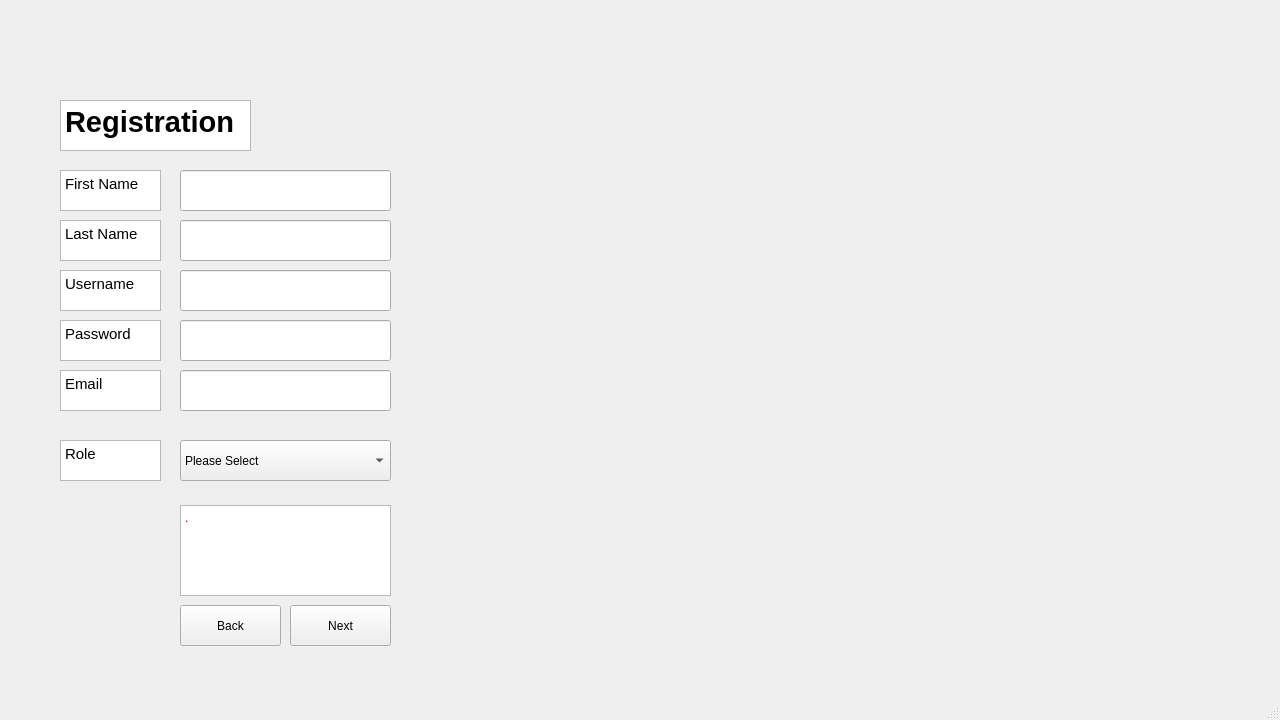
<?xml version="1.0" encoding="UTF-8"?>
<ui version="4.0">
 <class>registration_window</class>
 <widget class="QMainWindow" name="registration_window">
  <property name="geometry">
   <rect>
    <x>0</x>
    <y>0</y>
    <width>1280</width>
    <height>720</height>
   </rect>
  </property>
  <property name="minimumSize">
   <size>
    <width>1280</width>
    <height>720</height>
   </size>
  </property>
  <property name="maximumSize">
   <size>
    <width>1280</width>
    <height>720</height>
   </size>
  </property>
  <property name="windowTitle">
   <string>MainWindow</string>
  </property>
  <widget class="QWidget" name="centralwidget">
   <widget class="QTextBrowser" name="display_password">
    <property name="geometry">
     <rect>
      <x>60</x>
      <y>320</y>
      <width>101</width>
      <height>41</height>
     </rect>
    </property>
    <property name="html">
     <string>&lt;!DOCTYPE HTML PUBLIC &quot;-//W3C//DTD HTML 4.0//EN&quot; &quot;http://www.w3.org/TR/REC-html40/strict.dtd&quot;&gt;
&lt;html&gt;&lt;head&gt;&lt;meta name=&quot;qrichtext&quot; content=&quot;1&quot; /&gt;&lt;meta charset=&quot;utf-8&quot; /&gt;&lt;style type=&quot;text/css&quot;&gt;
p, li { white-space: pre-wrap; }
hr { height: 1px; border-width: 0; }
li.unchecked::marker { content: &quot;\2610&quot;; }
li.checked::marker { content: &quot;\2612&quot;; }
&lt;/style&gt;&lt;/head&gt;&lt;body style=&quot; font-family:'Segoe UI'; font-size:9pt; font-weight:400; font-style:normal;&quot;&gt;
&lt;p style=&quot; margin-top:0px; margin-bottom:0px; margin-left:0px; margin-right:0px; -qt-block-indent:0; text-indent:0px;&quot;&gt;&lt;span style=&quot; font-size:11pt;&quot;&gt;Password&lt;/span&gt;&lt;/p&gt;&lt;/body&gt;&lt;/html&gt;</string>
    </property>
   </widget>
   <widget class="QTextBrowser" name="display_registration">
    <property name="geometry">
     <rect>
      <x>60</x>
      <y>100</y>
      <width>191</width>
      <height>51</height>
     </rect>
    </property>
    <property name="html">
     <string>&lt;!DOCTYPE HTML PUBLIC &quot;-//W3C//DTD HTML 4.0//EN&quot; &quot;http://www.w3.org/TR/REC-html40/strict.dtd&quot;&gt;
&lt;html&gt;&lt;head&gt;&lt;meta name=&quot;qrichtext&quot; content=&quot;1&quot; /&gt;&lt;meta charset=&quot;utf-8&quot; /&gt;&lt;style type=&quot;text/css&quot;&gt;
p, li { white-space: pre-wrap; }
hr { height: 1px; border-width: 0; }
li.unchecked::marker { content: &quot;\2610&quot;; }
li.checked::marker { content: &quot;\2612&quot;; }
&lt;/style&gt;&lt;/head&gt;&lt;body style=&quot; font-family:'Segoe UI'; font-size:9pt; font-weight:400; font-style:normal;&quot;&gt;
&lt;p style=&quot; margin-top:0px; margin-bottom:0px; margin-left:0px; margin-right:0px; -qt-block-indent:0; text-indent:0px;&quot;&gt;&lt;span style=&quot; font-size:22pt; font-weight:700;&quot;&gt;Registration&lt;/span&gt;&lt;/p&gt;&lt;/body&gt;&lt;/html&gt;</string>
    </property>
   </widget>
   <widget class="QTextBrowser" name="display_email">
    <property name="geometry">
     <rect>
      <x>60</x>
      <y>370</y>
      <width>101</width>
      <height>41</height>
     </rect>
    </property>
    <property name="html">
     <string>&lt;!DOCTYPE HTML PUBLIC &quot;-//W3C//DTD HTML 4.0//EN&quot; &quot;http://www.w3.org/TR/REC-html40/strict.dtd&quot;&gt;
&lt;html&gt;&lt;head&gt;&lt;meta name=&quot;qrichtext&quot; content=&quot;1&quot; /&gt;&lt;meta charset=&quot;utf-8&quot; /&gt;&lt;style type=&quot;text/css&quot;&gt;
p, li { white-space: pre-wrap; }
hr { height: 1px; border-width: 0; }
li.unchecked::marker { content: &quot;\2610&quot;; }
li.checked::marker { content: &quot;\2612&quot;; }
&lt;/style&gt;&lt;/head&gt;&lt;body style=&quot; font-family:'Segoe UI'; font-size:9pt; font-weight:400; font-style:normal;&quot;&gt;
&lt;p style=&quot; margin-top:0px; margin-bottom:0px; margin-left:0px; margin-right:0px; -qt-block-indent:0; text-indent:0px;&quot;&gt;&lt;span style=&quot; font-size:11pt;&quot;&gt;Email&lt;/span&gt;&lt;/p&gt;&lt;/body&gt;&lt;/html&gt;</string>
    </property>
   </widget>
   <widget class="QTextBrowser" name="display_lastname">
    <property name="geometry">
     <rect>
      <x>60</x>
      <y>220</y>
      <width>101</width>
      <height>41</height>
     </rect>
    </property>
    <property name="html">
     <string>&lt;!DOCTYPE HTML PUBLIC &quot;-//W3C//DTD HTML 4.0//EN&quot; &quot;http://www.w3.org/TR/REC-html40/strict.dtd&quot;&gt;
&lt;html&gt;&lt;head&gt;&lt;meta name=&quot;qrichtext&quot; content=&quot;1&quot; /&gt;&lt;meta charset=&quot;utf-8&quot; /&gt;&lt;style type=&quot;text/css&quot;&gt;
p, li { white-space: pre-wrap; }
hr { height: 1px; border-width: 0; }
li.unchecked::marker { content: &quot;\2610&quot;; }
li.checked::marker { content: &quot;\2612&quot;; }
&lt;/style&gt;&lt;/head&gt;&lt;body style=&quot; font-family:'Segoe UI'; font-size:9pt; font-weight:400; font-style:normal;&quot;&gt;
&lt;p style=&quot; margin-top:0px; margin-bottom:0px; margin-left:0px; margin-right:0px; -qt-block-indent:0; text-indent:0px;&quot;&gt;&lt;span style=&quot; font-size:11pt;&quot;&gt;Last Name&lt;/span&gt;&lt;/p&gt;&lt;/body&gt;&lt;/html&gt;</string>
    </property>
   </widget>
   <widget class="QTextBrowser" name="display_firstname">
    <property name="geometry">
     <rect>
      <x>60</x>
      <y>170</y>
      <width>101</width>
      <height>41</height>
     </rect>
    </property>
    <property name="html">
     <string>&lt;!DOCTYPE HTML PUBLIC &quot;-//W3C//DTD HTML 4.0//EN&quot; &quot;http://www.w3.org/TR/REC-html40/strict.dtd&quot;&gt;
&lt;html&gt;&lt;head&gt;&lt;meta name=&quot;qrichtext&quot; content=&quot;1&quot; /&gt;&lt;meta charset=&quot;utf-8&quot; /&gt;&lt;style type=&quot;text/css&quot;&gt;
p, li { white-space: pre-wrap; }
hr { height: 1px; border-width: 0; }
li.unchecked::marker { content: &quot;\2610&quot;; }
li.checked::marker { content: &quot;\2612&quot;; }
&lt;/style&gt;&lt;/head&gt;&lt;body style=&quot; font-family:'Segoe UI'; font-size:9pt; font-weight:400; font-style:normal;&quot;&gt;
&lt;p style=&quot; margin-top:0px; margin-bottom:0px; margin-left:0px; margin-right:0px; -qt-block-indent:0; text-indent:0px;&quot;&gt;&lt;span style=&quot; font-size:11pt;&quot;&gt;First Name&lt;/span&gt;&lt;/p&gt;&lt;/body&gt;&lt;/html&gt;</string>
    </property>
   </widget>
   <widget class="QTextBrowser" name="display_username">
    <property name="geometry">
     <rect>
      <x>60</x>
      <y>270</y>
      <width>101</width>
      <height>41</height>
     </rect>
    </property>
    <property name="html">
     <string>&lt;!DOCTYPE HTML PUBLIC &quot;-//W3C//DTD HTML 4.0//EN&quot; &quot;http://www.w3.org/TR/REC-html40/strict.dtd&quot;&gt;
&lt;html&gt;&lt;head&gt;&lt;meta name=&quot;qrichtext&quot; content=&quot;1&quot; /&gt;&lt;meta charset=&quot;utf-8&quot; /&gt;&lt;style type=&quot;text/css&quot;&gt;
p, li { white-space: pre-wrap; }
hr { height: 1px; border-width: 0; }
li.unchecked::marker { content: &quot;\2610&quot;; }
li.checked::marker { content: &quot;\2612&quot;; }
&lt;/style&gt;&lt;/head&gt;&lt;body style=&quot; font-family:'Segoe UI'; font-size:9pt; font-weight:400; font-style:normal;&quot;&gt;
&lt;p style=&quot; margin-top:0px; margin-bottom:0px; margin-left:0px; margin-right:0px; -qt-block-indent:0; text-indent:0px;&quot;&gt;&lt;span style=&quot; font-size:11pt;&quot;&gt;Username&lt;/span&gt;&lt;/p&gt;&lt;/body&gt;&lt;/html&gt;</string>
    </property>
   </widget>
   <widget class="QLineEdit" name="input_firstname">
    <property name="geometry">
     <rect>
      <x>180</x>
      <y>170</y>
      <width>211</width>
      <height>41</height>
     </rect>
    </property>
    <property name="text">
     <string/>
    </property>
   </widget>
   <widget class="QLineEdit" name="input_lastname">
    <property name="geometry">
     <rect>
      <x>180</x>
      <y>220</y>
      <width>211</width>
      <height>41</height>
     </rect>
    </property>
   </widget>
   <widget class="QLineEdit" name="input_username">
    <property name="geometry">
     <rect>
      <x>180</x>
      <y>270</y>
      <width>211</width>
      <height>41</height>
     </rect>
    </property>
   </widget>
   <widget class="QLineEdit" name="input_password">
    <property name="geometry">
     <rect>
      <x>180</x>
      <y>320</y>
      <width>211</width>
      <height>41</height>
     </rect>
    </property>
   </widget>
   <widget class="QLineEdit" name="input_email">
    <property name="geometry">
     <rect>
      <x>180</x>
      <y>370</y>
      <width>211</width>
      <height>41</height>
     </rect>
    </property>
   </widget>
   <widget class="QPushButton" name="back">
    <property name="geometry">
     <rect>
      <x>180</x>
      <y>605</y>
      <width>101</width>
      <height>41</height>
     </rect>
    </property>
    <property name="text">
     <string>Back</string>
    </property>
   </widget>
   <widget class="QPushButton" name="next">
    <property name="geometry">
     <rect>
      <x>290</x>
      <y>605</y>
      <width>101</width>
      <height>41</height>
     </rect>
    </property>
    <property name="text">
     <string>Next</string>
    </property>
   </widget>
   <widget class="QTextBrowser" name="display_error">
    <property name="geometry">
     <rect>
      <x>180</x>
      <y>505</y>
      <width>211</width>
      <height>91</height>
     </rect>
    </property>
    <property name="html">
     <string>&lt;!DOCTYPE HTML PUBLIC &quot;-//W3C//DTD HTML 4.0//EN&quot; &quot;http://www.w3.org/TR/REC-html40/strict.dtd&quot;&gt;
&lt;html&gt;&lt;head&gt;&lt;meta name=&quot;qrichtext&quot; content=&quot;1&quot; /&gt;&lt;meta charset=&quot;utf-8&quot; /&gt;&lt;style type=&quot;text/css&quot;&gt;
p, li { white-space: pre-wrap; }
hr { height: 1px; border-width: 0; }
li.unchecked::marker { content: &quot;\2610&quot;; }
li.checked::marker { content: &quot;\2612&quot;; }
&lt;/style&gt;&lt;/head&gt;&lt;body style=&quot; font-family:'Segoe UI'; font-size:9pt; font-weight:400; font-style:normal;&quot;&gt;
&lt;p style=&quot; margin-top:0px; margin-bottom:0px; margin-left:0px; margin-right:0px; -qt-block-indent:0; text-indent:0px;&quot;&gt;&lt;span style=&quot; color:#aa0000;&quot;&gt;.&lt;/span&gt;&lt;span style=&quot; font-size:10pt;&quot;&gt;    &lt;/span&gt;&lt;/p&gt;
&lt;p style=&quot;-qt-paragraph-type:empty; margin-top:0px; margin-bottom:0px; margin-left:0px; margin-right:0px; -qt-block-indent:0; text-indent:0px; font-size:10pt;&quot;&gt;&lt;br /&gt;&lt;/p&gt;&lt;/body&gt;&lt;/html&gt;</string>
    </property>
   </widget>
   <widget class="QTextBrowser" name="display_role">
    <property name="geometry">
     <rect>
      <x>60</x>
      <y>440</y>
      <width>101</width>
      <height>41</height>
     </rect>
    </property>
    <property name="html">
     <string>&lt;!DOCTYPE HTML PUBLIC &quot;-//W3C//DTD HTML 4.0//EN&quot; &quot;http://www.w3.org/TR/REC-html40/strict.dtd&quot;&gt;
&lt;html&gt;&lt;head&gt;&lt;meta name=&quot;qrichtext&quot; content=&quot;1&quot; /&gt;&lt;meta charset=&quot;utf-8&quot; /&gt;&lt;style type=&quot;text/css&quot;&gt;
p, li { white-space: pre-wrap; }
hr { height: 1px; border-width: 0; }
li.unchecked::marker { content: &quot;\2610&quot;; }
li.checked::marker { content: &quot;\2612&quot;; }
&lt;/style&gt;&lt;/head&gt;&lt;body style=&quot; font-family:'Segoe UI'; font-size:9pt; font-weight:400; font-style:normal;&quot;&gt;
&lt;p style=&quot; margin-top:0px; margin-bottom:0px; margin-left:0px; margin-right:0px; -qt-block-indent:0; text-indent:0px;&quot;&gt;&lt;span style=&quot; font-size:11pt;&quot;&gt;Role&lt;/span&gt;&lt;/p&gt;&lt;/body&gt;&lt;/html&gt;</string>
    </property>
   </widget>
   <widget class="QComboBox" name="comboBox_role">
    <property name="geometry">
     <rect>
      <x>180</x>
      <y>440</y>
      <width>211</width>
      <height>41</height>
     </rect>
    </property>
    <item>
     <property name="text">
      <string>Please Select</string>
     </property>
    </item>
    <item>
     <property name="text">
      <string>Product Owner</string>
     </property>
    </item>
    <item>
     <property name="text">
      <string>Scrum Master</string>
     </property>
    </item>
    <item>
     <property name="text">
      <string>Team</string>
     </property>
    </item>
   </widget>
  </widget>
  <widget class="QMenuBar" name="menubar">
   <property name="geometry">
    <rect>
     <x>0</x>
     <y>0</y>
     <width>1280</width>
     <height>21</height>
    </rect>
   </property>
  </widget>
  <widget class="QStatusBar" name="statusbar"/>
 </widget>
 <resources/>
 <connections/>
</ui>
